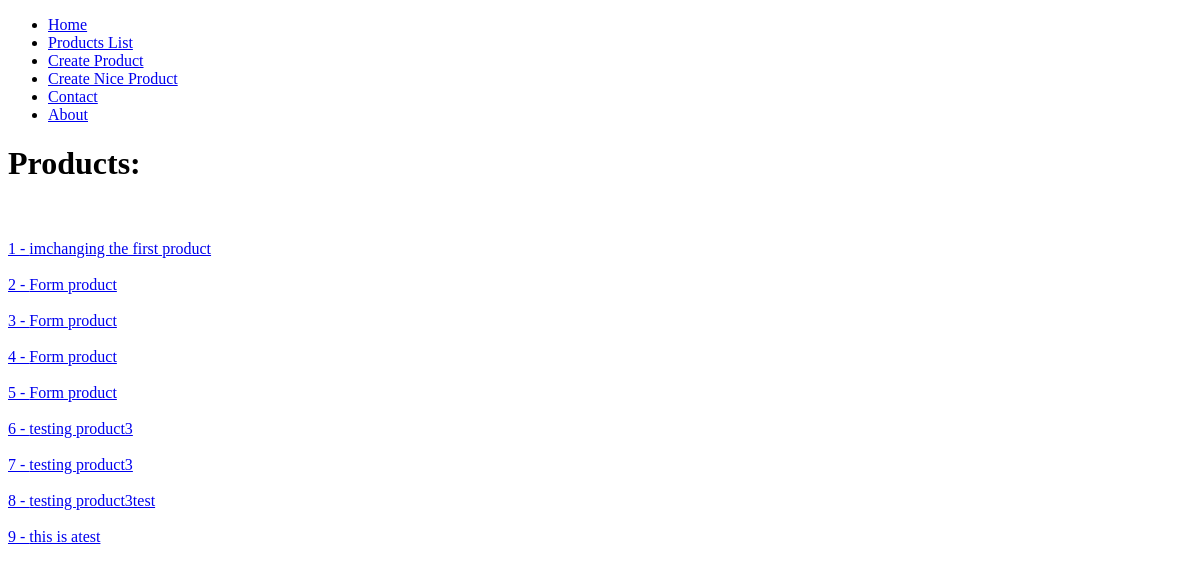
Before: /products/ with the older database file.
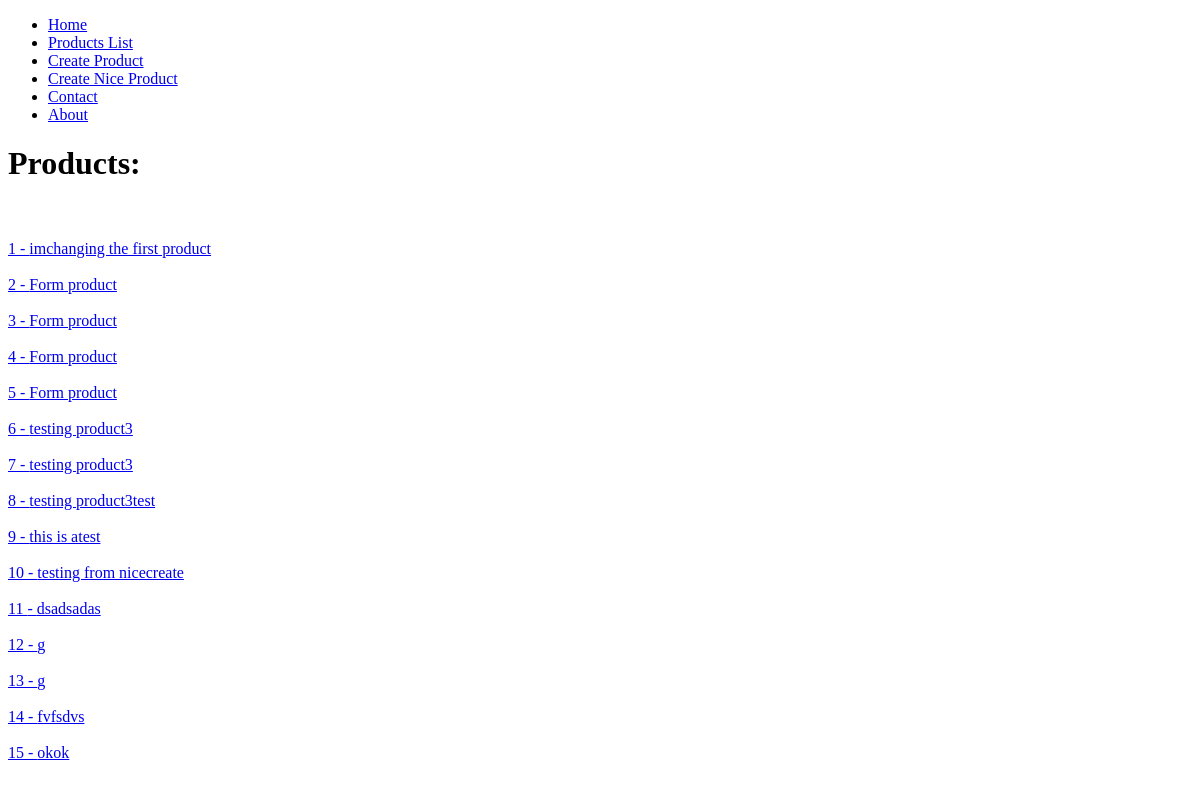
After: the same page with the newer database file.
### products/models.py (models this page shows)
class Product(models.Model):
    title = models.CharField(max_length=120)  # max_length = required
    description = models.TextField(blank=True, null=True)
    price = models.DecimalField(decimal_places=2, max_digits=10000)
    summary = models.TextField(blank=False, null=False)
    featured = models.BooleanField(default=True)
    def get_absolute_url(self):
        return reverse("products:products", kwargs={"URLid": self.id})  # f"/products/{self.id}"

### products/views.py (the view)
# urls.py: path('', product_list_view, name='list'),
def product_list_view(request):
    queryset = Product.objects.all()
    context = {
        "object_list": queryset
    }
    return render(request, "products/product_list.html", context)

### products/templates/products/product_list.html
{% extends 'base.html' %}
{% block content %}
<h1>Products:</h1>
{% for instance in object_list %}
    <br/><br/>
    <a href="{{ instance.get_absolute_url }}">{{ instance.id }} - {{ instance.title }}</a>
{% endfor %}
{% endblock %}

Changed rows visible on the page:
added Product: id "10", title "testing from nicecreate"
added Product: id "11", title "dsadsadas"
added Product: id "12", title "g"
added Product: id "13", title "g"
added Product: id "14", title "fvfsdvs"
added Product: id "15", title "okok"
